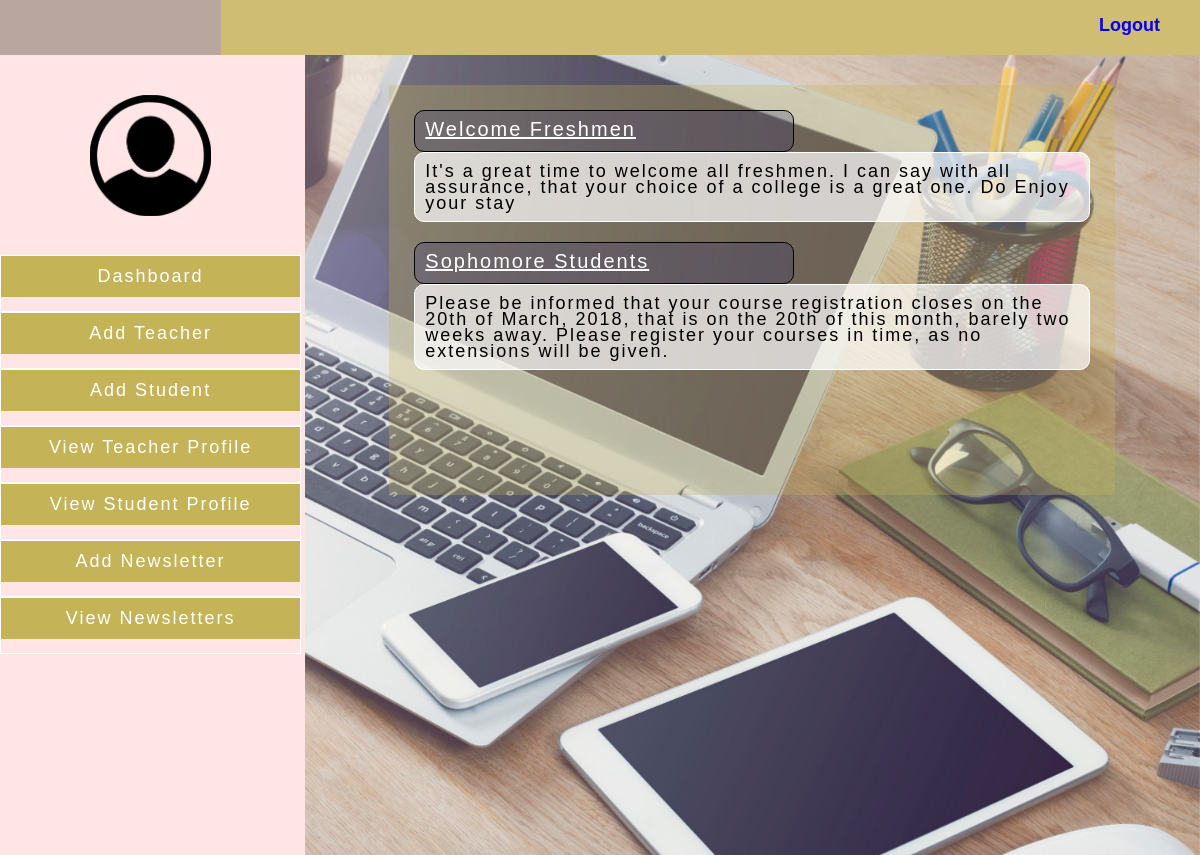
Page /admin/view_newsletter.php on the committed database.
### tables this page shows
CREATE TABLE `newsletter` (
  `news_id` int(10) UNSIGNED NOT NULL,
  `news_name` text NOT NULL,
  `news_content` text NOT NULL,
  `date` date NOT NULL,
  `admin_id` int(10) NOT NULL
);

### admin/view_newsletter.php (the view, shortened to what this page needs)
<?php
     $admin_name = $_SESSION['admin_name'];
    include("db/db_config.php");
    $select = mysqli_query($db, "SELECT * FROM newsletter")  or  die(mysqli_error($db));
?>
<!Doctype html public "-//W3C//DTD XHTML 1.0 Transitional//EM"
"http://www.w3.org/TR/xhtml1/DTD/xhtml1-transitional.dtd">
<html xmlns="http://wwww.w3.org/1999/xhtml">
    <head>
</head>
<body>
    <div id="container">
         <div id="header" class="top">
                <p align="center" id="admin_name" class="float_left"><?php echo $admin_name ?></p>
                <a href="admin_logout.php" class="float_right">Logout</a>
            </div>
        <div id="side1">
            <div class="profile_image" align="center"><img src="../img/placeholder.png"></div>
           <ul>
                <li class="top"><a href="admin_home.php"> Dashboard</a></li>
                <li class="top"><a href="add_teacher">Add Teacher</a></li>
                <li class="top"><a href="add_student">Add Student</a></li>
                <li class="top"><a href="view_teacher">View Teacher Profile</a></li>
                <li class="top"><a href="view_student">View Student Profile</a></li>
                <li class="top"><a href="create_newsletter">Add Newsletter</a></li>
                <li class="top"><a href="view_newsletter">View Newsletters</a></li>
            </ul>
        </div>
        <div id="side2">
            <div id="body">
                <?php while($result = mysqli_fetch_array($select)){ ?>
                    <div id="newsletter">
                       <?php  echo '<a class="newshead" id="button2" href=newsletter.php?news_id='.$result['news_id'].'> '.$result['news_name'].'</a>';
                        echo "<p class='news_content'>".$result['news_content']."</p>";?>
                        </div>
                        <?php } ?>
                    </div>
        </div>
    </div>
</body>
</html>

### admin/view_newsletter.php (style rules this page uses)
* { align-items: center; margin:0; padding:0 }
body { background-color: rgba(255, 6, 4, 0.1); }
#admin_name { background-color: rgba(132,112,255, 0.3); }
#side1 { width: 25.1%; float: left; }
#admin_name { background-color: ; font-family:Arial; font-size:32px; font-weight: bold; letter-spacing: 2px; text-align: center; margin-top: 0px; padding: 0 110.6px; height: 55px; }
#side2 { width: 74.6%; float: right; }
.top { height: 55px; }
#header { background-color: rgba(197, 179, 88, 0.8); }
#header a { font-family: Helvetica, sans-serif; font-weight: bold; margin-top:15px; margin-right: 40px; font-size: 18px; text-decoration: none; }
.profile_image { height: 120px; width: 50%; margin: 40px auto; background-image: url("../img/placeholder.png"); }
.profile_image img { width: 80%; }
.float_right { float: right; }
.float_left { float: left; }
#side1 ul { list-style-type: none; text-align: center; }
#side1 ul li { border: 1px solid #fff; }
#side1 ul li a { background-color: rgb(197, 179, 88); color: #fff; font-family:Arial; font-size:18px; display:block; padding:10px 20px; letter-spacing: 2px; text-decoration: none }
#side2 { background-image: url(../img/Ridge-Design-Website-Design-Background.jpg); background-attachment: fixed; background-repeat: no-repeat; background-position: 50% 0; -ms-background-size: cover; -o-background-size: cover; -moz-background-size: cover; -webkit-background-size: cover; background-size: cover; min-height: 100vh; }
#body { width: 80%; min-height: 50vh; line-height: 1em; margin: 30px auto; background-color: rgba(197, 179, 88, 0.3); padding: 5px; }
.newshead { color:#fff; font-family:Arial, Helvetica, sans-serif; font-size:20px; letter-spacing:2px; padding:10px; display:block; background-color: rgba(25,25,112,0.2); border:1px solid black; width: 50%; min-height: 20px; border-radius: 10px; font-style: bold; margin-top: 20px; margin-left: 20px }
.news_content { color:#000; font-family:Arial, Helvetica, sans-serif; font-size:18px; letter-spacing:2px; padding:10px; display:block; background-color: rgba(255,255,255,0.7); border:1px solid white; border-radius: 10px; margin-bottom: 20px; margin:0 20px 20px 20px; }

### rows in the picture
newsletter: news_name "Welcome Freshmen", news_content "It's a great time to welcome all freshmen. I can say with all assurance, that your choice of a college is a great one. Do Enjoy your stay"
newsletter: news_name "Sophomore Students", news_content "Please be informed that your course registration closes on the 20th of March, 2018, that is on the 20th of this month, barely two weeks away. Please register your courses in time, as no extensions will be given."
